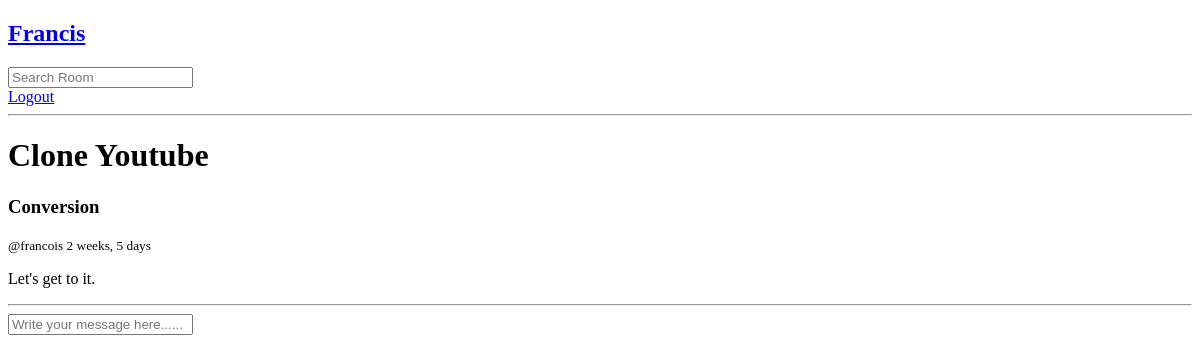
The page /room/13/ (signed in) on the database as committed earlier.
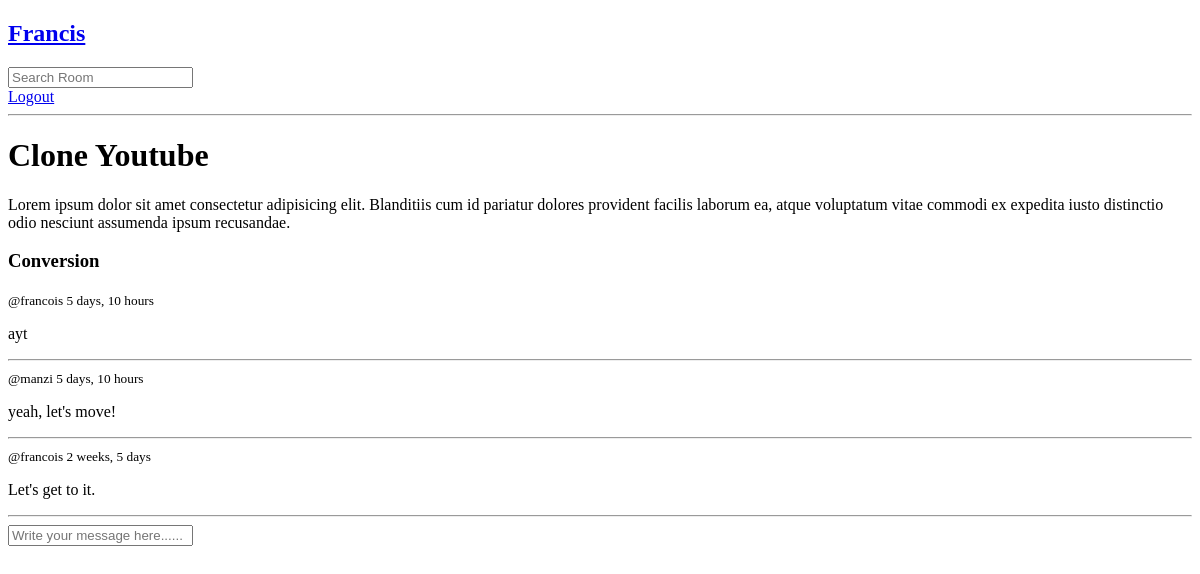
The same page on the database as committed later.
### front/models.py (models this page shows, shortened)
class Message(models.Model):
   user = models.ForeignKey(User, on_delete=models.CASCADE)
   room = models.ForeignKey(Room, on_delete=models.CASCADE)
   body = models.TextField()
   updates = models.DateTimeField(auto_now=True)
   created = models.DateTimeField(auto_now_add=True)
   class Meta():
      ordering = ('-created', '-updates')

class Room(models.Model):
   host = models.ForeignKey(User, on_delete=models.SET_NULL, null=True)
   topic = models.ForeignKey(Topic, on_delete=models.SET_NULL, null=True)
   name = models.CharField(max_length=200)
   description = models.TextField(null=True, blank=True)
   updates = models.DateTimeField(auto_now=True)
   created = models.DateTimeField(auto_now_add=True)
   class Meta():
      ordering = ['-updates', '-created']

### front/views.py (the view, shortened to what this page needs)
# urls.py: path('room/<str:pk>/', views.room, name='room'),
@login_required(login_url='login')
def room(request, pk):
    room = Room.objects.get(id=pk)
    room_messages = room.message_set.all().order_by('-created')
    context = {'room': room, 'room_messages': room_messages}
    return render(request, 'front/room.html', context)

### front/templates/front/room.html (shortened to what this page needs)
{% extends 'main.html' %}
{% block content %}
<div class="room-container">
    <h1>{{ room.name }}</h1>
    <p>{{ room.description }}</p>
    <div class="message-wrapper">
        <h3>Conversion</h3>
        {% for message in room_messages %}
        <small>@{{message.user}} {{message.created|timesince}}</small>
        <p>{{message.body}}</p>
        <hr>
        {% endfor %}
    </div>
    <div class="message-input">
        <form method="POST" action="">
            <input type="text" name="body" placeholder="Write your message here......">
        </form>
    </div>
</div>
{% endblock %}

Rows that differ between the two databases and show on the page:
changed Room "Clone Youtube": description (not shown) → "Lorem ipsum dolor sit amet consectetur adipisicing elit. Blanditiis cum id pariatur dolores provident facilis laborum ea, atque voluptatum vitae commodi ex expedita iusto distinctio odio nesciunt assumenda ipsum recusandae."
added Message: user "francois", created "5 days, 10 hours", body "ayt"
added Message: user "manzi", created "5 days, 10 hours", body "yeah, let's move!"
